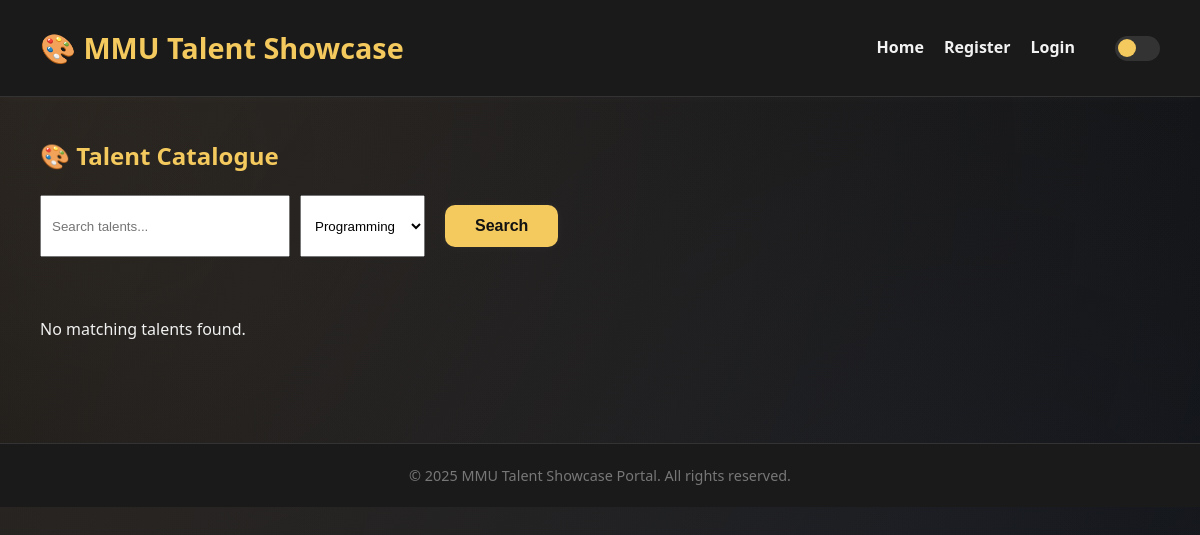
/catalogue.php?category=Programming, run on an earlier commit of the app's database.
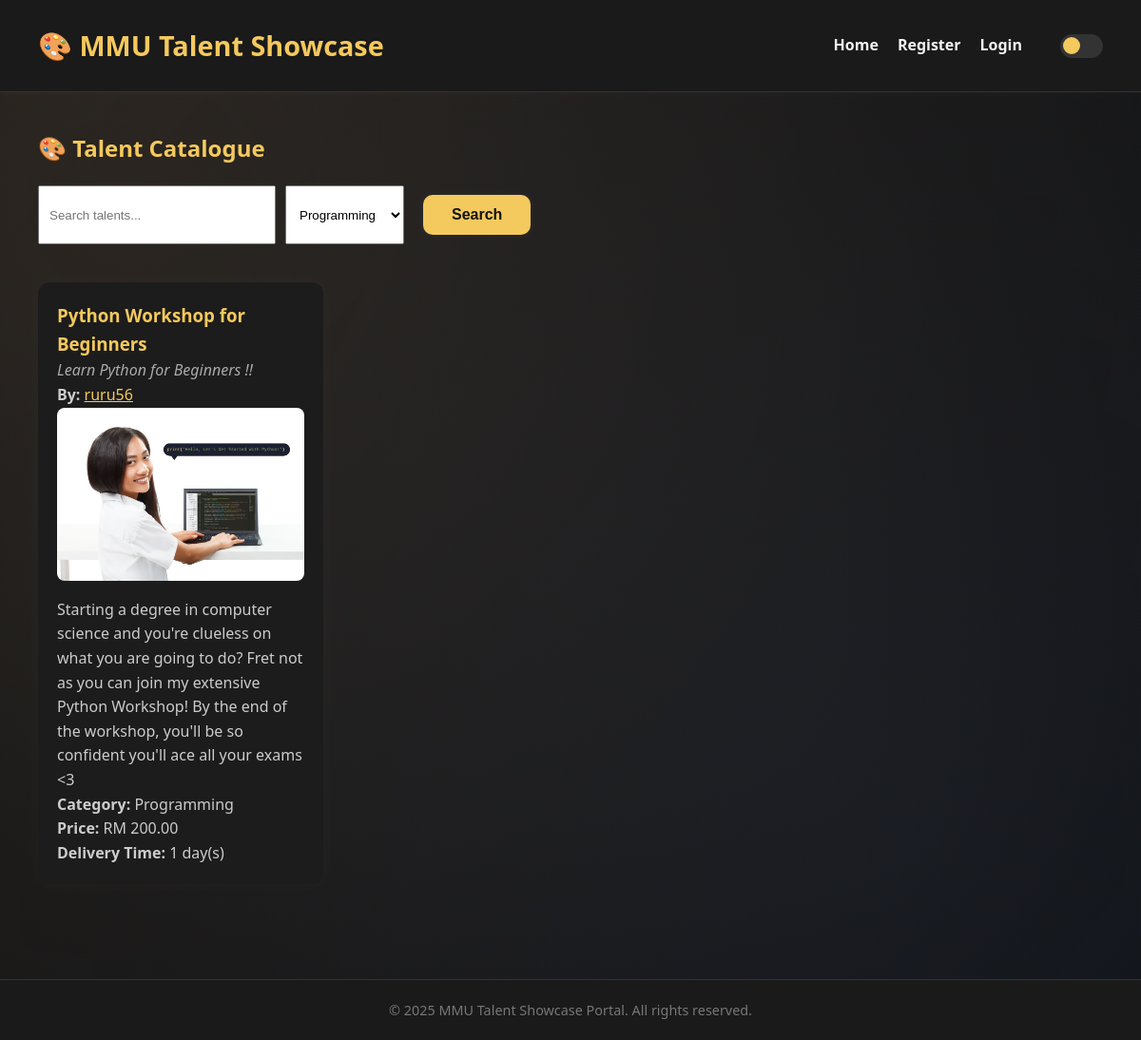
And on a later commit of the database.
### tables this page shows
CREATE TABLE `talents` (
  `talent_id` int(11) NOT NULL,
  `user_id` int(11) NOT NULL,
  `title` varchar(100) NOT NULL,
  `tagline` varchar(100) DEFAULT NULL,
  `description` text DEFAULT NULL,
  `media_type` varchar(50) NOT NULL,
  `media_path` varchar(255) DEFAULT NULL,
  `category` varchar(50) NOT NULL,
  `price` decimal(10,2) NOT NULL,
  `delivery_time` int(11) NOT NULL,
  `tags` varchar(255) DEFAULT NULL,
  `is_approved` tinyint(1) DEFAULT 0,
  `created_at` timestamp NOT NULL DEFAULT current_timestamp()
);

CREATE TABLE `users` (
  `user_id` int(11) NOT NULL,
  `username` varchar(50) NOT NULL,
  `email` varchar(100) NOT NULL,
  `password` varchar(255) NOT NULL,
  `profile_picture` varchar(255) DEFAULT NULL,
  `profile_image` varchar(255) DEFAULT NULL,
  `bio` text DEFAULT NULL,
  `is_public` tinyint(1) DEFAULT 1,
  `role` enum('admin','talent','buyer') NOT NULL DEFAULT 'talent'
);

### catalogue.php (the view, shortened to what this page needs)
<?php
require_once 'includes/db.php';
$search = $_GET['search'] ?? '';
$category = $_GET['category'] ?? '';
$sql = "SELECT t.*, u.username, u.user_id FROM talents t
        JOIN users u ON t.user_id = u.user_id
        WHERE t.is_approved = TRUE";
$params = [];
if (!empty($category)) {
    $sql .= " AND t.category = ?";
    $params[] = $category;
}
$sql .= " ORDER BY t.created_at DESC";
$stmt = $pdo->prepare($sql);
$stmt->execute($params);
$talents = $stmt->fetchAll();
?>
<?php include 'includes/header.php'; ?>
<div class="container" style="padding: 40px;">
    <h2 style="color: #f4c95d;">🎨 Talent Catalogue</h2>
    <form method="GET" action="catalogue.php" style="margin-top: 20px; display: flex; gap: 10px; flex-wrap: wrap;">
        <input type="text" name="search" placeholder="Search talents..." value="<?= htmlspecialchars($search) ?>" style="padding: 10px; width: 250px;">
        <select name="category" style="padding: 10px;">
            <option value="Programming" <?= $category == 'Programming' ? 'selected' : '' ?>>Programming</option>
        </select>
        <button type="submit" class="btn gold">Search</button>
    </form>
    <div style="margin-top: 40px; display: flex; flex-wrap: wrap; gap: 20px;">
        <?php if ($talents): ?>
            <?php foreach ($talents as $talent): ?>
                <div class="feature-card clickable-card"
                     data-id="<?= $talent['talent_id'] ?>"
                     style="cursor: pointer; width: 300px; background: #1c1c1c; padding: 20px; border-radius: 12px; color: white;">
                    <h3 style="color: #f4c95d;"><?= htmlspecialchars($talent['title']) ?></h3>
                    <?php if (!empty($talent['tagline'])): ?>
                        <p style="font-style: italic; color: #aaa;"><?= htmlspecialchars($talent['tagline']) ?></p>
                    <?php endif; ?>
                    <p><strong>By:</strong>
                        <a href="profile.php?id=<?= $talent['user_id'] ?>" style="color: #f4c95d;" onclick="event.stopPropagation();">
                            <?= htmlspecialchars($talent['username']) ?>
                        </a>
                    </p>
                    <?php if (!empty($talent['media_path'])): ?>
                        <div class="media-preview" style="margin-bottom: 10px;">
                            <?php
                                $ext = strtolower(pathinfo($talent['media_path'], PATHINFO_EXTENSION));
                                if (in_array($ext, ['jpg', 'jpeg', 'png', 'gif', 'webp'])) {
                                    echo '<img src="' . $talent['media_path'] . '" alt="preview" style="width: 100%; border-radius: 8px;">';
                                } elseif (in_array($ext, ['mp4', 'webm'])) {
                                    echo '<img src="assets/icons/video.png" alt="Video File" style="width: 100px;">';
                                } elseif (in_array($ext, ['mp3', 'wav'])) {
                                    echo '<img src="assets/icons/audio.png" alt="Audio File" style="width: 100px;">';
                                } elseif ($ext === 'pdf') {
                                    echo '<img src="assets/icons/pdf.png" alt="PDF File" style="width: 100px;">';
                                } else {
                                    echo '<img src="assets/icons/file.png" alt="File" style="width: 100px;">';
                                }
                            ?>
                        </div>
                    <?php endif; ?>
                    <p style="margin-top: 10px;"><?= nl2br(htmlspecialchars($talent['description'])) ?></p>
                    <p><strong>Category:</strong> <?= htmlspecialchars($talent['category']) ?></p>
                    <p><strong>Price:</strong> RM <?= number_format($talent['price'], 2) ?></p>
                    <p><strong>Delivery Time:</strong> <?= $talent['delivery_time'] ?> day(s)</p>
                </div>
            <?php endforeach; ?>
        <?php else: ?>
            <p style="margin-top: 20px;">No matching talents found.</p>
        <?php endif; ?>
    </div>
</div>
<?php include 'includes/footer.php'; ?>

What changed in the data, as far as the page shows it:
now on this page (row edited): talents: title "Python Workshop for Beginners", tagline "Learn Python for Beginners !!", user.username "ruru56", media_path (picture), description "Starting a degree in computer science and you're clueless on what you are going to do? Fret not as you can join my extensive Python Workshop! By the end of the workshop, you'll be so confident you'll ace all your exams <3", category "Programming", price "200.00", delivery_time "1"
Also different on the page:
text no longer shown: "No matching talents found."
